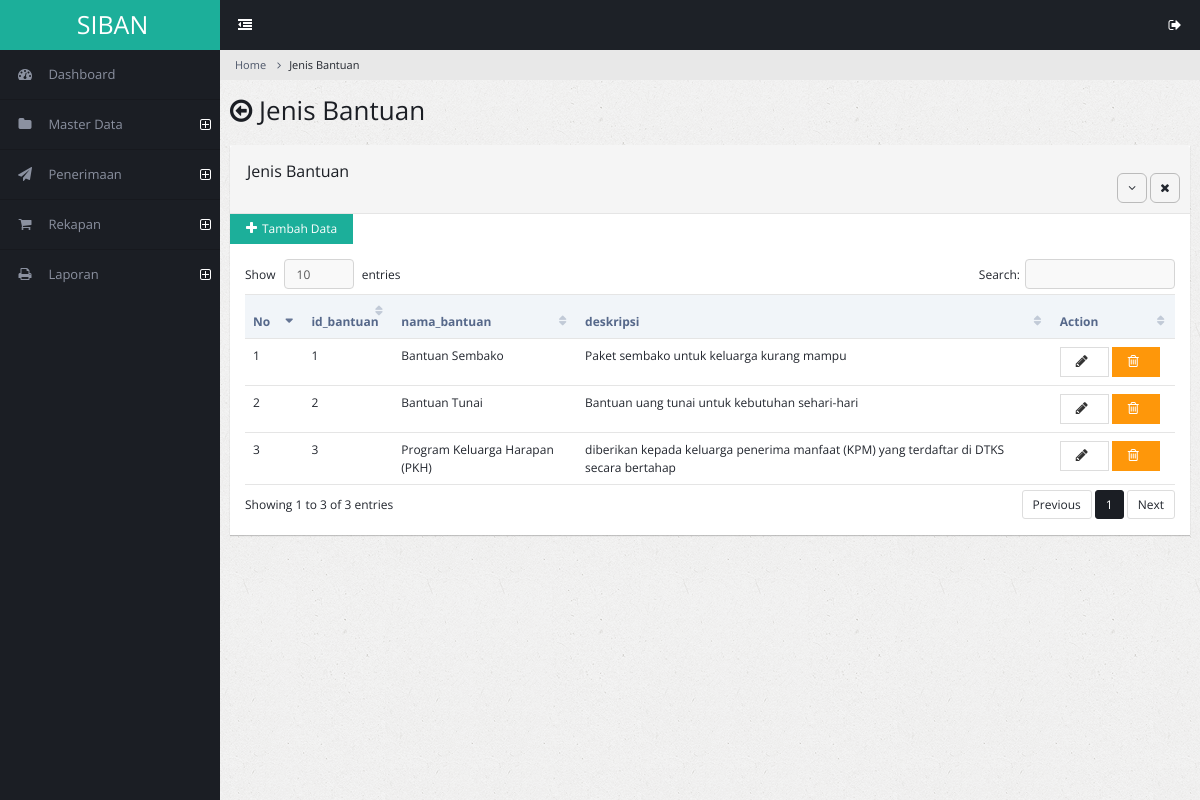
Screenshot of /admin/jenis_bantuan.php (signed in) with the database file from the repository.
### tables this page shows
CREATE TABLE `jenis_bantuan` (
  `id_bantuan` int(11) NOT NULL,
  `nama_bantuan` varchar(100) NOT NULL,
  `deskripsi` text
);

### admin/jenis_bantuan.php (the view, shortened to what this page needs)
<?php
include "koneksi.php";
?>
<!DOCTYPE html>
<html lang="en">
<head>
        <link rel="stylesheet" type="text/css" id="theme" href="css/theme-default.css"/>
    </head>
    <body>
        <div class="page-container">
            <div class="page-sidebar">
                <?php include 'menu.php'; ?>
            </div>
            <div class="page-content">
                <ul class="x-navigation x-navigation-horizontal x-navigation-panel">
                    <li class="xn-icon-button">
                        <a href="#" class="x-navigation-minimize"><span class="fa fa-dedent"></span></a>
                    </li>
                    <li class="xn-icon-button pull-right">
                        <a href="#" class="mb-control" data-box="#mb-signout"><span class="fa fa-sign-out"></span></a>
                    </li>
                </ul>
                <ul class="breadcrumb">
                    <li><a href="#">Home</a></li>
                    <li class="active">Jenis Bantuan</a></li>
                </ul>
                <div class="page-title">
                    <h2><span class="fa fa-arrow-circle-o-left"></span> Jenis Bantuan</h2>
                </div>
                <div class="page-content-wrap">
                    <div class="row">
                        <div class="col-md-12">
                            <div class="panel panel-default">
                                <div class="panel-heading">
                                    <h3 class="panel-title">Jenis Bantuan</h3><br>
                                    <ul class="panel-controls">
                                        <li><a href="#" class="panel-collapse"><span class="fa fa-angle-down"></span></a></li>
                                        <li><a href="#" class="panel-remove"><span class="fa fa-times"></span></a></li>
                                    </ul>
                                </div>
                                <a href="jenis_bantuan-add"><button class="btn btn-info"><i class="fa fa-plus"></i>Tambah Data</button> </a>
                                <div class="panel-body">
                                    <table class="table datatable">
                                        <thead>
                                            <tr>
                                                <th width="70">No</th>
                                                <th>id_bantuan</th>
                                                <th>nama_bantuan</th>
                                                <th>deskripsi</th>
                                                <th width="130">Action</th>
                                            </tr>
                                        </thead>
<?php
                        $querymatakuliah = mysqli_query ($konek, "SELECT * FROM jenis_bantuan");
                        $no = 0;
                        while($matakuliah = mysqli_fetch_array($querymatakuliah)){
                            $no++;
                            echo "
                                <tr>
                                    <td>$no</td>
                                    <td>$matakuliah[id_bantuan]</td>
                                    <td>$matakuliah[nama_bantuan]</td>
                                    <td>$matakuliah[deskripsi]</td>
                                    <td>
                                    <a href='jenis_bantuan-edit.php?id_bantuan=$matakuliah[id_bantuan]' id_bantuan='$matakuliah[id_bantuan]'><button class='btn btn-default'><i class='fa fa-pencil'></i></button></a>
                                    <a href='jenis_bantuan-delete.php?id_bantuan=$matakuliah[id_bantuan]'<button class='btn btn-warning'><i class='fa fa-trash-o'></i></button></a>
                                    </td>
                                </tr>
                                ";
                        }
                    ?>
                                    </table>
                                </div>
                            </div>
                        </div>
                    </div>
                </div>
            </div>
        </div>
    </body>
</html>

### rows the page displays
jenis_bantuan: id_bantuan "1", nama_bantuan "Bantuan Sembako", deskripsi "Paket sembako untuk keluarga kurang mampu"
jenis_bantuan: id_bantuan "2", nama_bantuan "Bantuan Tunai", deskripsi "Bantuan uang tunai untuk kebutuhan sehari-hari"
jenis_bantuan: id_bantuan "3", nama_bantuan "Program Keluarga Harapan (PKH)", deskripsi "diberikan kepada keluarga penerima manfaat (KPM) yang terdaftar di DTKS secara bertahap"
